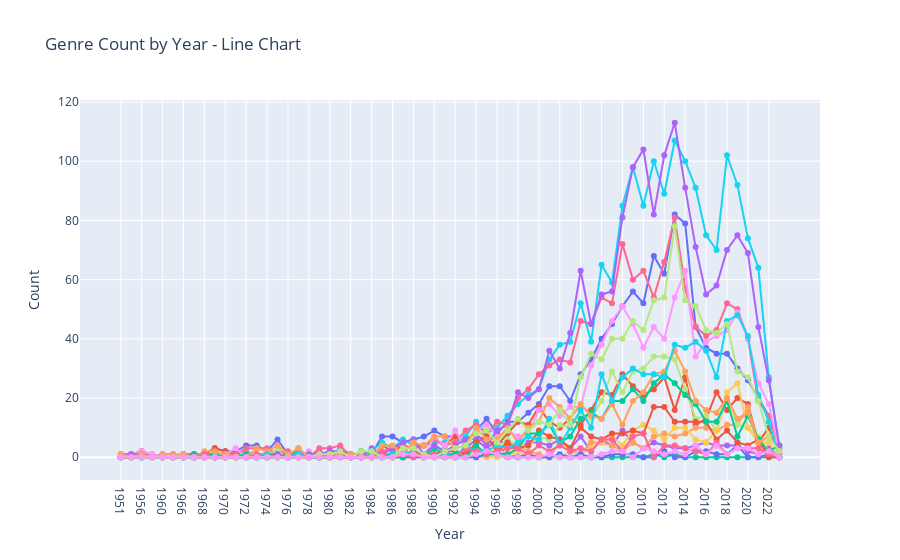

Write notebook code for a chart like this one.
### Code cell
#LINE GRAPH - INTERACTIVE
df_plotly = df_ex_combined.reset_index()

line_plots = []
for feature in df_plotly.columns[1:]:
    line_plot = go.Scatter(
        x=df_plotly['index'],
        y=df_plotly[feature],
        mode='lines+markers',
        name=feature
    )
    line_plots.append(line_plot)


layout = go.Layout(
    xaxis=dict(title='Year'),
    yaxis=dict(title='Count'),
    title='Genre Count by Year - Line Chart',
    showlegend=True
)


fig = go.Figure(data=line_plots, layout=layout)

# Show the interactive plot
fig.show()

### Figure 1 — Plotly figure (JSON) as saved in the notebook; plotly's stock layout.template omitted (floating-point values rounded to 4 significant figures)
{"data": [{"mode": "lines+markers", "name": "Action", "type": "scatter", "x": ["1951", "1953", "1956", "1957", "1960", "1961", "1966", "1967", "1968", "1969", "1970", "1971", "1972", "1973", "1974", "1975", "1976", "1977", "1978", "1979", "1980", "1981", "1982", "1983", "1984", "1985", "1986", "1987", "1988", "1989", "1990", "1991", "1992", "1993", "1994", "1995", "1996", "1997", "1998", "1999", "2000", "2001", "2002", "2003", "2004", "2005", "2006", "2007", "2008", "2009", "2010", "2011", "2012", "2013", "2014", "2015", "2016", "2017", "2018", "2019", "2020", "2021", "2022", "2023"], "y": [0, 1, 1, 0, 1, 1, 0, 1, 1, 3, 2, 2, 4, 4, 2, 6, 1, 2, 0, 2, 0, 3, 1, 1, 1, 7, 7, 5, 6, 7, 9, 7, 7, 4, 9, 13, 8, 12, 12, 15, 18, 24, 24, 19, 28, 33, 40, 45, 51, 56, 52, 68, 62, 82, 79, 44, 37, 35, 35, 30, 26, 20, 14, 4]}, {"mode": "lines+markers", "name": "Adventure", "type": "scatter", "x": ["1951", "1953", "1956", "1957", "1960", "1961", "1966", "1967", "1968", "1969", "1970", "1971", "1972", "1973", "1974", "1975", "1976", "1977", "1978", "1979", "1980", "1981", "1982", "1983", "1984", "1985", "1986", "1987", "1988", "1989", "1990", "1991", "1992", "1993", "1994", "1995", "1996", "1997", "1998", "1999", "2000", "2001", "2002", "2003", "2004", "2005", "2006", "2007", "2008", "2009", "2010", "2011", "2012", "2013", "2014", "2015", "2016", "2017", "2018", "2019", "2020", "2021", "2022", "2023"], "y": [1, 1, 2, 0, 0, 0, 1, 1, 1, 3, 2, 1, 2, 0, 1, 2, 1, 1, 1, 0, 0, 0, 0, 0, 0, 4, 2, 4, 3, 4, 6, 4, 7, 5, 7, 6, 4, 8, 12, 11, 17, 12, 10, 13, 11, 16, 22, 21, 28, 24, 21, 23, 27, 16, 27, 11, 13, 22, 16, 20, 18, 5, 10, 1]}, {"mode": "lines+markers", "name": "Avant Garde", "type": "scatter", "x": ["1951", "1953", "1956", "1957", "1960", "1961", "1966", "1967", "1968", "1969", "1970", "1971", "1972", "1973", "1974", "1975", "1976", "1977", "1978", "1979", "1980", "1981", "1982", "1983", "1984", "1985", "1986", "1987", "1988", "1989", "1990", "1991", "1992", "1993", "1994", "1995", "1996", "1997", "1998", "1999", "2000", "2001", "2002", "2003", "2004", "2005", "2006", "2007", "2008", "2009", "2010", "2011", "2012", "2013", "2014", "2015", "2016", "2017", "2018", "2019", "2020", "2021", "2022", "2023"], "y": [0, 0, 0, 0, 0, 0, 1, 0, 0, 0, 0, 1, 0, 0, 0, 0, 0, 0, 0, 0, 0, 0, 0, 0, 0, 0, 0, 0, 1, 1, 0, 0, 0, 1, 0, 1, 1, 1, 0, 0, 0, 0, 0, 0, 0, 0, 0, 0, 0, 0, 0, 1, 0, 1, 0, 0, 0, 0, 0, 0, 0, 0, 0, 0]}, {"mode": "lines+markers", "name": "Award Winning", "type": "scatter", "x": ["1951", "1953", "1956", "1957", "1960", "1961", "1966", "1967", "1968", "1969", "1970", "1971", "1972", "1973", "1974", "1975", "1976", "1977", "1978", "1979", "1980", "1981", "1982", "1983", "1984", "1985", "1986", "1987", "1988", "1989", "1990", "1991", "1992", "1993", "1994", "1995", "1996", "1997", "1998", "1999", "2000", "2001", "2002", "2003", "2004", "2005", "2006", "2007", "2008", "2009", "2010", "2011", "2012", "2013", "2014", "2015", "2016", "2017", "2018", "2019", "2020", "2021", "2022", "2023"], "y": [0, 0, 0, 0, 0, 0, 0, 0, 0, 0, 0, 0, 0, 0, 0, 1, 0, 1, 1, 1, 1, 2, 1, 0, 2, 0, 1, 0, 2, 1, 4, 2, 0, 3, 6, 3, 6, 4, 3, 5, 5, 4, 6, 3, 7, 2, 6, 4, 9, 5, 3, 5, 4, 3, 3, 4, 5, 4, 4, 4, 2, 1, 3, 0]}, {"mode": "lines+markers", "name": "Boys Love", "type": "scatter", "x": ["1951", "1953", "1956", "1957", "1960", "1961", "1966", "1967", "1968", "1969", "1970", "1971", "1972", "1973", "1974", "1975", "1976", "1977", "1978", "1979", "1980", "1981", "1982", "1983", "1984", "1985", "1986", "1987", "1988", "1989", "1990", "1991", "1992", "1993", "1994", "1995", "1996", "1997", "1998", "1999", "2000", "2001", "2002", "2003", "2004", "2005", "2006", "2007", "2008", "2009", "2010", "2011", "2012", "2013", "2014", "2015", "2016", "2017", "2018", "2019", "2020", "2021", "2022", "2023"], "y": [0, 0, 0, 0, 0, 0, 0, 0, 0, 0, 0, 0, 0, 0, 2, 0, 0, 0, 0, 0, 0, 0, 0, 0, 0, 0, 0, 0, 1, 1, 0, 1, 0, 1, 2, 1, 5, 0, 4, 2, 1, 0, 5, 3, 1, 5, 5, 4, 2, 5, 3, 7, 8, 7, 8, 10, 10, 9, 11, 11, 17, 5, 1, 0]}, {"mode": "lines+markers", "name": "Comedy", "type": "scatter", "x": ["1951", "1953", "1956", "1957", "1960", "1961", "1966", "1967", "1968", "1969", "1970", "1971", "1972", "1973", "1974", "1975", "1976", "1977", "1978", "1979", "1980", "1981", "1982", "1983", "1984", "1985", "1986", "1987", "1988", "1989", "1990", "1991", "1992", "1993", "1994", "1995", "1996", "1997", "1998", "1999", "2000", "2001", "2002", "2003", "2004", "2005", "2006", "2007", "2008", "2009", "2010", "2011", "2012", "2013", "2014", "2015", "2016", "2017", "2018", "2019", "2020", "2021", "2022", "2023"], "y": [0, 0, 0, 0, 0, 0, 0, 1, 0, 0, 0, 0, 2, 0, 1, 2, 0, 3, 0, 0, 1, 2, 0, 1, 2, 5, 3, 6, 4, 4, 5, 5, 5, 7, 12, 8, 10, 14, 18, 21, 23, 33, 38, 39, 52, 39, 65, 59, 85, 98, 85, 100, 89, 107, 100, 91, 75, 70, 102, 92, 74, 64, 27, 3]}, {"mode": "lines+markers", "name": "Drama", "type": "scatter", "x": ["1951", "1953", "1956", "1957", "1960", "1961", "1966", "1967", "1968", "1969", "1970", "1971", "1972", "1973", "1974", "1975", "1976", "1977", "1978", "1979", "1980", "1981", "1982", "1983", "1984", "1985", "1986", "1987", "1988", "1989", "1990", "1991", "1992", "1993", "1994", "1995", "1996", "1997", "1998", "1999", "2000", "2001", "2002", "2003", "2004", "2005", "2006", "2007", "2008", "2009", "2010", "2011", "2012", "2013", "2014", "2015", "2016", "2017", "2018", "2019", "2020", "2021", "2022", "2023"], "y": [0, 1, 2, 1, 0, 0, 1, 1, 1, 1, 1, 1, 3, 3, 3, 1, 2, 1, 0, 3, 3, 4, 0, 0, 0, 2, 3, 4, 3, 4, 6, 4, 5, 9, 11, 8, 12, 11, 20, 23, 28, 31, 33, 32, 46, 45, 54, 52, 72, 60, 63, 54, 66, 81, 57, 44, 41, 43, 52, 50, 40, 19, 14, 3]}, {"mode": "lines+markers", "name": "Ecchi", "type": "scatter", "x": ["1951", "1953", "1956", "1957", "1960", "1961", "1966", "1967", "1968", "1969", "1970", "1971", "1972", "1973", "1974", "1975", "1976", "1977", "1978", "1979", "1980", "1981", "1982", "1983", "1984", "1985", "1986", "1987", "1988", "1989", "1990", "1991", "1992", "1993", "1994", "1995", "1996", "1997", "1998", "1999", "2000", "2001", "2002", "2003", "2004", "2005", "2006", "2007", "2008", "2009", "2010", "2011", "2012", "2013", "2014", "2015", "2016", "2017", "2018", "2019", "2020", "2021", "2022", "2023"], "y": [0, 0, 0, 0, 0, 0, 0, 0, 0, 0, 0, 0, 1, 1, 1, 2, 0, 0, 0, 0, 0, 0, 0, 0, 0, 0, 1, 2, 1, 1, 2, 0, 0, 0, 3, 1, 3, 6, 4, 4, 7, 6, 11, 10, 15, 13, 19, 29, 22, 29, 30, 34, 34, 33, 23, 13, 14, 9, 20, 11, 10, 7, 2, 0]}, {"mode": "lines+markers", "name": "Fantasy", "type": "scatter", "x": ["1951", "1953", "1956", "1957", "1960", "1961", "1966", "1967", "1968", "1969", "1970", "1971", "1972", "1973", "1974", "1975", "1976", "1977", "1978", "1979", "1980", "1981", "1982", "1983", "1984", "1985", "1986", "1987", "1988", "1989", "1990", "1991", "1992", "1993", "1994", "1995", "1996", "1997", "1998", "1999", "2000", "2001", "2002", "2003", "2004", "2005", "2006", "2007", "2008", "2009", "2010", "2011", "2012", "2013", "2014", "2015", "2016", "2017", "2018", "2019", "2020", "2021", "2022", "2023"], "y": [0, 1, 2, 1, 0, 0, 1, 0, 0, 1, 1, 3, 0, 1, 1, 1, 0, 0, 2, 0, 0, 0, 0, 0, 1, 1, 0, 3, 0, 0, 7, 4, 9, 3, 9, 11, 7, 9, 7, 8, 16, 18, 14, 17, 17, 31, 38, 46, 51, 45, 37, 44, 40, 54, 63, 34, 39, 41, 43, 49, 40, 25, 18, 2]}, {"mode": "lines+markers", "name": "Girls Love", "type": "scatter", "x": ["1951", "1953", "1956", "1957", "1960", "1961", "1966", "1967", "1968", "1969", "1970", "1971", "1972", "1973", "1974", "1975", "1976", "1977", "1978", "1979", "1980", "1981", "1982", "1983", "1984", "1985", "1986", "1987", "1988", "1989", "1990", "1991", "1992", "1993", "1994", "1995", "1996", "1997", "1998", "1999", "2000", "2001", "2002", "2003", "2004", "2005", "2006", "2007", "2008", "2009", "2010", "2011", "2012", "2013", "2014", "2015", "2016", "2017", "2018", "2019", "2020", "2021", "2022", "2023"], "y": [0, 0, 0, 0, 0, 0, 0, 0, 0, 0, 0, 0, 0, 0, 0, 0, 0, 0, 0, 0, 0, 0, 0, 0, 0, 0, 0, 0, 0, 0, 0, 0, 0, 0, 0, 0, 0, 0, 2, 0, 0, 0, 0, 2, 1, 3, 5, 7, 4, 9, 11, 9, 6, 10, 10, 6, 5, 9, 22, 25, 10, 5, 5, 0]}, {"mode": "lines+markers", "name": "Gourmet", "type": "scatter", "x": ["1951", "1953", "1956", "1957", "1960", "1961", "1966", "1967", "1968", "1969", "1970", "1971", "1972", "1973", "1974", "1975", "1976", "1977", "1978", "1979", "1980", "1981", "1982", "1983", "1984", "1985", "1986", "1987", "1988", "1989", "1990", "1991", "1992", "1993", "1994", "1995", "1996", "1997", "1998", "1999", "2000", "2001", "2002", "2003", "2004", "2005", "2006", "2007", "2008", "2009", "2010", "2011", "2012", "2013", "2014", "2015", "2016", "2017", "2018", "2019", "2020", "2021", "2022", "2023"], "y": [0, 0, 0, 0, 0, 0, 0, 0, 0, 0, 0, 0, 0, 0, 0, 0, 0, 0, 0, 0, 0, 0, 0, 0, 0, 0, 0, 0, 0, 0, 0, 0, 0, 0, 0, 1, 2, 0, 0, 1, 0, 0, 1, 0, 1, 0, 0, 1, 1, 1, 0, 0, 2, 0, 0, 2, 2, 1, 1, 4, 0, 0, 1, 0]}, {"mode": "lines+markers", "name": "Horror", "type": "scatter", "x": ["1951", "1953", "1956", "1957", "1960", "1961", "1966", "1967", "1968", "1969", "1970", "1971", "1972", "1973", "1974", "1975", "1976", "1977", "1978", "1979", "1980", "1981", "1982", "1983", "1984", "1985", "1986", "1987", "1988", "1989", "1990", "1991", "1992", "1993", "1994", "1995", "1996", "1997", "1998", "1999", "2000", "2001", "2002", "2003", "2004", "2005", "2006", "2007", "2008", "2009", "2010", "2011", "2012", "2013", "2014", "2015", "2016", "2017", "2018", "2019", "2020", "2021", "2022", "2023"], "y": [0, 0, 0, 0, 0, 0, 0, 0, 0, 0, 0, 0, 0, 0, 1, 1, 0, 0, 0, 0, 1, 1, 0, 2, 1, 0, 0, 1, 2, 1, 1, 2, 2, 1, 5, 7, 2, 5, 3, 4, 9, 7, 6, 3, 10, 7, 6, 8, 8, 9, 8, 17, 17, 12, 12, 12, 12, 6, 9, 5, 4, 6, 0, 0]}, {"mode": "lines+markers", "name": "Mystery", "type": "scatter", "x": ["1951", "1953", "1956", "1957", "1960", "1961", "1966", "1967", "1968", "1969", "1970", "1971", "1972", "1973", "1974", "1975", "1976", "1977", "1978", "1979", "1980", "1981", "1982", "1983", "1984", "1985", "1986", "1987", "1988", "1989", "1990", "1991", "1992", "1993", "1994", "1995", "1996", "1997", "1998", "1999", "2000", "2001", "2002", "2003", "2004", "2005", "2006", "2007", "2008", "2009", "2010", "2011", "2012", "2013", "2014", "2015", "2016", "2017", "2018", "2019", "2020", "2021", "2022", "2023"], "y": [0, 0, 0, 0, 0, 0, 0, 1, 1, 1, 0, 0, 1, 0, 0, 0, 1, 2, 0, 0, 0, 2, 0, 2, 0, 1, 1, 0, 1, 0, 3, 1, 1, 0, 4, 1, 1, 1, 3, 8, 8, 11, 5, 7, 13, 15, 13, 19, 19, 23, 19, 25, 28, 25, 21, 18, 12, 12, 19, 7, 14, 6, 2, 4]}, {"mode": "lines+markers", "name": "Romance", "type": "scatter", "x": ["1951", "1953", "1956", "1957", "1960", "1961", "1966", "1967", "1968", "1969", "1970", "1971", "1972", "1973", "1974", "1975", "1976", "1977", "1978", "1979", "1980", "1981", "1982", "1983", "1984", "1985", "1986", "1987", "1988", "1989", "1990", "1991", "1992", "1993", "1994", "1995", "1996", "1997", "1998", "1999", "2000", "2001", "2002", "2003", "2004", "2005", "2006", "2007", "2008", "2009", "2010", "2011", "2012", "2013", "2014", "2015", "2016", "2017", "2018", "2019", "2020", "2021", "2022", "2023"], "y": [0, 1, 1, 0, 0, 0, 0, 0, 0, 0, 0, 0, 0, 0, 0, 1, 0, 1, 1, 1, 2, 2, 0, 0, 3, 1, 3, 5, 6, 1, 4, 2, 4, 6, 8, 4, 9, 11, 22, 20, 23, 36, 30, 42, 63, 45, 55, 56, 81, 98, 104, 82, 102, 113, 91, 71, 55, 58, 70, 75, 69, 44, 26, 4]}, {"mode": "lines+markers", "name": "Sci-Fi", "type": "scatter", "x": ["1951", "1953", "1956", "1957", "1960", "1961", "1966", "1967", "1968", "1969", "1970", "1971", "1972", "1973", "1974", "1975", "1976", "1977", "1978", "1979", "1980", "1981", "1982", "1983", "1984", "1985", "1986", "1987", "1988", "1989", "1990", "1991", "1992", "1993", "1994", "1995", "1996", "1997", "1998", "1999", "2000", "2001", "2002", "2003", "2004", "2005", "2006", "2007", "2008", "2009", "2010", "2011", "2012", "2013", "2014", "2015", "2016", "2017", "2018", "2019", "2020", "2021", "2022", "2023"], "y": [1, 0, 1, 0, 1, 1, 1, 0, 2, 2, 1, 0, 0, 3, 2, 4, 1, 3, 0, 1, 1, 1, 1, 0, 0, 4, 4, 1, 5, 4, 7, 7, 3, 4, 10, 6, 6, 10, 5, 10, 12, 20, 17, 13, 18, 14, 13, 18, 11, 19, 22, 28, 29, 36, 29, 19, 16, 15, 20, 13, 15, 5, 7, 2]}, {"mode": "lines+markers", "name": "Slice of Life", "type": "scatter", "x": ["1951", "1953", "1956", "1957", "1960", "1961", "1966", "1967", "1968", "1969", "1970", "1971", "1972", "1973", "1974", "1975", "1976", "1977", "1978", "1979", "1980", "1981", "1982", "1983", "1984", "1985", "1986", "1987", "1988", "1989", "1990", "1991", "1992", "1993", "1994", "1995", "1996", "1997", "1998", "1999", "2000", "2001", "2002", "2003", "2004", "2005", "2006", "2007", "2008", "2009", "2010", "2011", "2012", "2013", "2014", "2015", "2016", "2017", "2018", "2019", "2020", "2021", "2022", "2023"], "y": [0, 0, 0, 0, 0, 0, 0, 0, 1, 0, 0, 0, 0, 1, 1, 0, 0, 1, 0, 0, 0, 0, 0, 0, 2, 0, 1, 2, 1, 0, 1, 1, 0, 4, 2, 2, 4, 3, 5, 7, 6, 13, 4, 10, 16, 10, 28, 19, 27, 30, 28, 28, 27, 38, 37, 39, 36, 27, 46, 48, 41, 21, 12, 0]}, {"mode": "lines+markers", "name": "Sports", "type": "scatter", "x": ["1951", "1953", "1956", "1957", "1960", "1961", "1966", "1967", "1968", "1969", "1970", "1971", "1972", "1973", "1974", "1975", "1976", "1977", "1978", "1979", "1980", "1981", "1982", "1983", "1984", "1985", "1986", "1987", "1988", "1989", "1990", "1991", "1992", "1993", "1994", "1995", "1996", "1997", "1998", "1999", "2000", "2001", "2002", "2003", "2004", "2005", "2006", "2007", "2008", "2009", "2010", "2011", "2012", "2013", "2014", "2015", "2016", "2017", "2018", "2019", "2020", "2021", "2022", "2023"], "y": [0, 0, 0, 0, 0, 0, 0, 0, 1, 0, 0, 0, 0, 1, 0, 0, 0, 0, 0, 0, 0, 0, 0, 1, 0, 1, 0, 1, 0, 1, 1, 0, 0, 3, 2, 1, 2, 3, 3, 1, 4, 2, 4, 2, 3, 2, 6, 6, 2, 7, 8, 0, 4, 4, 3, 2, 1, 5, 1, 3, 3, 3, 1, 0]}, {"mode": "lines+markers", "name": "Supernatural", "type": "scatter", "x": ["1951", "1953", "1956", "1957", "1960", "1961", "1966", "1967", "1968", "1969", "1970", "1971", "1972", "1973", "1974", "1975", "1976", "1977", "1978", "1979", "1980", "1981", "1982", "1983", "1984", "1985", "1986", "1987", "1988", "1989", "1990", "1991", "1992", "1993", "1994", "1995", "1996", "1997", "1998", "1999", "2000", "2001", "2002", "2003", "2004", "2005", "2006", "2007", "2008", "2009", "2010", "2011", "2012", "2013", "2014", "2015", "2016", "2017", "2018", "2019", "2020", "2021", "2022", "2023"], "y": [0, 0, 0, 0, 0, 0, 0, 0, 0, 0, 0, 0, 0, 0, 0, 0, 0, 0, 0, 1, 1, 2, 0, 2, 2, 0, 0, 3, 3, 1, 0, 2, 3, 4, 8, 9, 5, 9, 13, 9, 12, 11, 16, 11, 27, 35, 33, 40, 40, 46, 43, 53, 54, 78, 53, 51, 43, 42, 45, 29, 27, 19, 7, 2]}, {"mode": "lines+markers", "name": "Suspense", "type": "scatter", "x": ["1951", "1953", "1956", "1957", "1960", "1961", "1966", "1967", "1968", "1969", "1970", "1971", "1972", "1973", "1974", "1975", "1976", "1977", "1978", "1979", "1980", "1981", "1982", "1983", "1984", "1985", "1986", "1987", "1988", "1989", "1990", "1991", "1992", "1993", "1994", "1995", "1996", "1997", "1998", "1999", "2000", "2001", "2002", "2003", "2004", "2005", "2006", "2007", "2008", "2009", "2010", "2011", "2012", "2013", "2014", "2015", "2016", "2017", "2018", "2019", "2020", "2021", "2022", "2023"], "y": [0, 0, 0, 0, 0, 0, 0, 0, 0, 0, 0, 0, 0, 0, 0, 0, 0, 0, 0, 0, 0, 0, 0, 0, 0, 0, 0, 1, 1, 0, 0, 0, 0, 0, 1, 2, 1, 0, 0, 0, 0, 1, 0, 0, 0, 0, 1, 2, 2, 0, 3, 2, 1, 2, 1, 4, 1, 4, 1, 3, 3, 1, 2, 0]}], "layout": {"showlegend": false, "title": {"text": "Genre Count by Year - Line Chart"}, "xaxis": {"title": {"text": "Year"}}, "yaxis": {"title": {"text": "Count"}}}}
